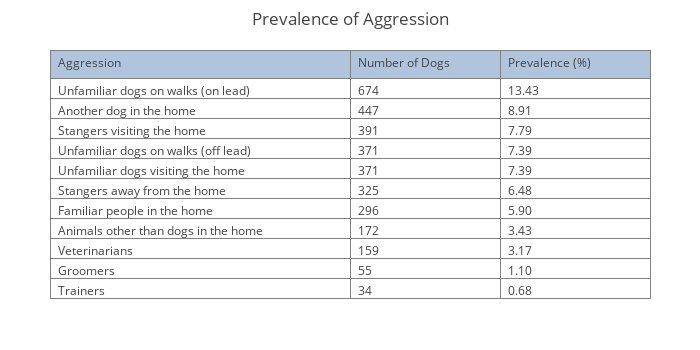

Write notebook code for a chart like this one.
### Markdown cell above
### 5.1 Aggression:

### Code cell
# Create the necessary dataframe.
fields = ', '.join(FIELDS[CATEGORY[0]])
labels = list(LABELS[CATEGORY[0]].values())
df = createNumericDataFrame(DOG_TABLE, fields, labels, filtered=True)

# Get individual behavior problem counts and display as a table.
sums = df.sum()
sums = sums.sort_values(ascending=False)

# Calculate the prevalence of each behavior problem.
prevalences = sums.apply(prevalence_cal)

# Get individual behavior problem counts and display as a table.
data = [go.Table(columnwidth = [200, 100, 100],
                 header=dict(values=[CATEGORY[0], 'Number of Dogs', 'Prevalence (%)'],
                             fill = dict(color='#B0C4DE'),
                             align = ['left'] * 3),
                 cells=dict(values=[sums.index.values, sums.values, prevalences.values],
                            align = ['left'] * 3,
                            format = [None, 'd', '.2f']))]
layout = go.Layout(title='Prevalence of {}'.format(CATEGORY[0]),
                   width=700,
                   height=350,
                   margin=go.Margin(l=50, r=50, b=50, t=50, pad=4))
fig = dict(data=data, layout=layout)
py.iplot(fig)

### Figure 1 — Plotly figure (JSON) as saved in the notebook; plotly's stock layout.template omitted (floating-point values rounded to 4 significant figures)
{"data": [{"cells": {"align": ["left", "left", "left"], "format": [null, "d", ".2f"], "values": [["Unfamiliar dogs on walks (on lead)", "Another dog in the home", "Stangers visiting the home", "Unfamiliar dogs on walks (off lead)", "Unfamiliar dogs visiting the home", "Stangers away from the home", "Familiar people in the home", "Animals other than dogs in the home", "Veterinarians", "Groomers", "Trainers"], [674, 447, 391, 371, 371, 325, 296, 172, 159, 55, 34], [13.43, 8.908, 7.792, 7.393, 7.393, 6.477, 5.899, 3.428, 3.169, 1.096, 0.6776]]}, "columnwidth": [200, 100, 100], "header": {"align": ["left", "left", "left"], "fill": {"color": "#B0C4DE"}, "values": ["Aggression", "Number of Dogs", "Prevalence (%)"]}, "type": "table"}], "layout": {"height": 350, "margin": {"b": 50, "l": 50, "pad": 4, "r": 50, "t": 50}, "title": "Prevalence of Aggression", "width": 700}}
